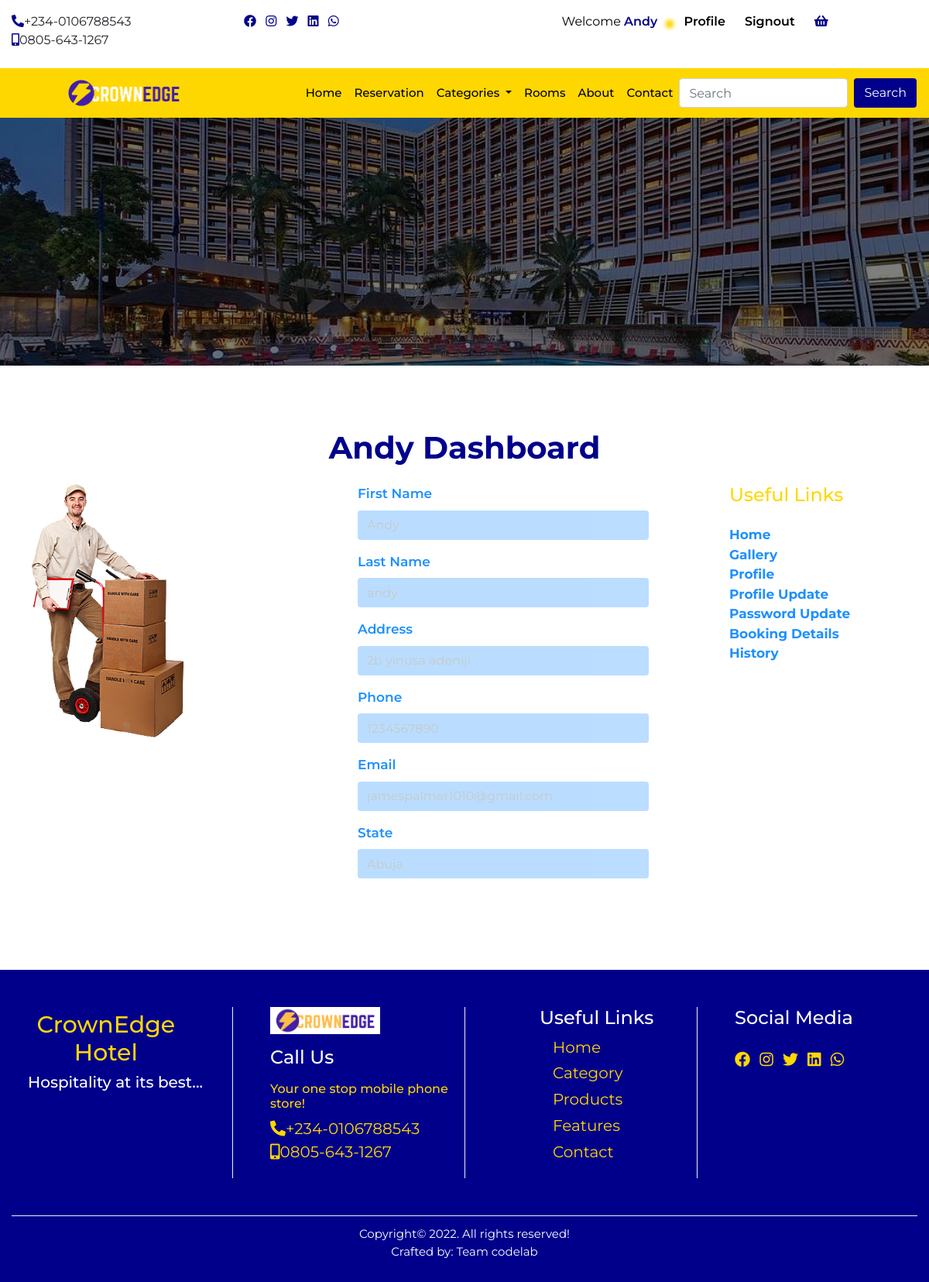
Screenshot of /profile/ (signed in) with the database file from the repository.
### home/models.py (models this page shows, shortened)
class CompanyProfile(models.Model):
    name = models.CharField(max_length=50)
    keyword = models.CharField(max_length=150)
    description = models.CharField(max_length=150)
    logo = models.ImageField(upload_to='logo', blank=True, null=True)
    favicon = models.ImageField(upload_to='logo', blank=True, null=True, default='/favicon-96x96.png')
    carousel = models.ImageField(upload_to='carousel', blank=True, null=True)
    carousel2 = models.ImageField(upload_to='carousel', blank=True, null=True)
    carousel3 = models.ImageField(upload_to='carousel', blank=True, null=True)
    carousel4 = models.ImageField(upload_to='carousel', blank=True, null=True)
    banner = models.ImageField(upload_to='banner', blank=True, null=True)
    mobile = models.CharField(max_length=20)
    mobile2 = models.CharField(max_length=20)
    address = models.CharField(max_length=100)
    email = models.EmailField()
    website = models.URLField()
    about = models.TextField()
    about2 = models.TextField()
    copyright_year = models.CharField(max_length=4)
    class Meta:
        db_table = 'companyprofile'
        managed = True
        verbose_name = 'CompanyProfile'
        verbose_name_plural = 'CompanyProfile'

### userprofile/models.py (models this page shows, shortened)
class Profile(models.Model):
    user = models.OneToOneField(User, on_delete= models.CASCADE)
    first_name = models.CharField(max_length=50)
    last_name = models.CharField(max_length=50)
    username = models.CharField(max_length=50)
    email = models.EmailField()
    phone = models.CharField(max_length=50)
    state = models.CharField(max_length=50)
    address = models.CharField(max_length=150)
    pix = models.ImageField(upload_to='profile', default='profile/avatar.png', blank=True, null=True)
    class Meta:
        db_table = 'profile'
        managed = True
        verbose_name = 'Profile'
        verbose_name_plural = 'Profile'

### home/views.py (the view)
# urls.py: path('profile/', views.profile, name='profile'),
@login_required(login_url='signin')
def profile(request):
    profile = Profile.objects.get(user__username=request.user.username)
    context = {
        'profile':profile
    }
    return render(request, 'profile.html', context)

### home/context_processor.py (called while the page is built)
def dropdown(request):
    categories = Category.objects.all()
    context = {
        'categories':categories
    }
    return context

def company(request):
    cprofile = CompanyProfile.objects.get(pk=1)
    context = {
        'cprofile':cprofile
    }
    return context

def cartcount(request):
    count =Booking.objects.filter(user__username = request.user.username, paid=False)
    itemcount = 0
    for item in count:
        itemcount += item.no_days
    context = {
        'itemcount':itemcount
    }
    return context

### home/templatetags/sample_tags.py (called while the page is built)
@register.simple_tag
def intralink(main, link):
    return reverse(main) + '#' + link

### home/templates/profile.html (shortened to what this page needs)
{% extends "base.html" %}
{% block header %} {% include 'header.html' %} {% endblock header %}
{% block banner %} {% include 'banner.html' %} {% endblock banner %}
{% block content %}
<section>
    <div class="container-fluid">
      <h1 class="title">{{profile.user.username}} dashboard</h1>
      <div class="row prof">
        <div class="col-12 col-sm-12 col-md-5 col-lg-4">
          <div class="img-pcard">
            <img src="{{profile.pix.url}}" alt="">
          </div>
        </div>
        <div class="col-12 col-sm-12 col-md-5 col-lg-5">
          <div class="pro-form mb-4">
            <form>
              <div class="form-group">
                <label class="labe" for="exampleInputText1">first name</label>
                <input type="text" value="{{profile.first_name}}" class="form-control" id="exampleInputText1" aria-describedby="textHelp">
              </div>
              <div class="form-group">
                <label class="labe" for="exampleInputText1">last name</label>
                <input type="text" value="{{profile.last_name}}" class="form-control" id="exampleInputText1" aria-describedby="textHelp">
              </div>
              <div class="form-group">
                <label class="labe" for="exampleInputText1">address</label>
                <input type="text" value="{{profile.address}}" class="form-control" id="exampleInputText1" aria-describedby="textHelp">
              </div>
              <div class="form-group">
                <label class="labe" for="exampleInputText1">phone</label>
                <input type="text" value="{{profile.phone}}" class="form-control" id="exampleInputText1" aria-describedby="textHelp">
              </div>
              <div class="form-group">
                <label class="labe" for="exampleInputEmail1">email</label>
                <input type="email" value="{{profile.user.email}}" class="form-control" id="exampleInputEmail1" aria-describedby="textHelp">
              </div>
              <div class="form-group">
                <label class="labe" for="exampleInputEmail1">state</label>
                <input type="text" value="{{profile.state}}" class="form-control" id="exampleInputText1" aria-describedby="textHelp">
              </div>
              </div>
          </div>
          <div class="col-12 col-sm-12 col-md-2 col-lg-3">
            <div class="pro-links">
              <h4 class="mb-4">Useful Links</h4>
              <ul class="list-unstyled">
                <li><a href="{% url 'home' %}">Home</a></li>
                <li><a href="{% url 'rooms' %}">gallery</a></li>
                <li><a href="{% url 'profile' %}">profile</a></li>
                <li><a href="{% url 'profile_update' %}">profile update</a></li>
                <li><a href="{% url 'password_update' %}">password update</a></li>
                <li><a href="">booking details</a></li>
                <li><a href="{% url 'del_history' %}">history</a></li>
              </ul>
            </div>
          </div>
        </div>
      </div>
  </section>
{% endblock content %}
{% block footer %} {% include 'footer.html' %} {% endblock footer %}

### home/templates/base.html (shortened to what this page needs)
<!doctype html>
{% load static %}
<html lang="en">
  <head>
    <link rel="stylesheet" href="https://use.fontawesome.com/releases/v5.15.4/css/all.css"/>
    <link rel="stylesheet" href="https://stackpath.bootstrapcdn.com/bootstrap/4.4.1/css/bootstrap.min.css">
    <link rel="stylesheet" href="{% static '' %}css/style.css">
  </head>
  <body>
    {% block header %}{% endblock header %}
    {% block banner %} {% endblock banner %}
    {% block content %}{% endblock content %}
    {% block footer %}{% endblock footer %}
  </body>
</html>

### home/templates/header.html (shortened to what this page needs)
{% load sample_tags %}
<div class="container-fluid">
    <div class="row">
      <div class="col-12 col-sm-6 col-md-2 col-lg-3 mt-3 mb-2 hide">
        <ul class="list-inline">
          <li class="list-inline-item"><a href=""><i class="fas fa-phone-alt"></i></a><span>+234-0106788543</span></li>
          <li class="list-inline-item"><a href=""><i class="fas fa-mobile-alt"></i></a><span>0805-643-1267</span></li>
        </ul>
      </div>
      <div class="col-12 col-sm-6 col-md-2 col-lg-3 mt-3 mb-2 hide">
        <ul class="list-inline">
          <li class="list-inline-item"><a href=""><i class="fab fa-facebook"></i></a></li>
          <li class="list-inline-item"><a href=""><i class="fab fa-instagram"></i></a></li>
          <li class="list-inline-item"><a href=""><i class="fab fa-twitter"></i></a></li>
          <li class="list-inline-item"><a href=""><i class="fab fa-linkedin"></i></a></li>
          <li class="list-inline-item"><a href=""><i class="fab fa-whatsapp"></i></a></li>
        </ul>
      </div>
      <div class="col-12 col-sm-12 col-md-8 col-lg-6 mt-3 mb-2 auth">
        <ul class="">
          {% if user.is_authenticated %}
            <li class=""><a href="{% url 'profile' %}" class="welcome">welcome <span>
              {% if user.first_name %}
                {{request.user.first_name}}
              {% else %}
                {{request.user.username}}
              {% endif %}
            </span></i></a></li>
            <li class=""><a href="{% url 'profile' %}" class="user-btn"><span>profile</span></a></li>
            <li class=""><a href="{% url 'signout' %}" class="user-btn"><span>signout</span></a></li>
            <li class="">
              <a href="{% url 'booked' %}" class="user-btn">
                {% if itemcount > 0 %}
                  <span class="badge badge-pill badge-warning">
                    <i class="fas fa-shopping-basket"></i>
                    <span class="badge badge-pill badge-info">{{itemcount}}</span>
                  </span>
                {% else %}
                  <i class="fas fa-shopping-basket"></i>
                {% endif %}
              </a>
            </li>
          {% else %}
            <li class=""><a href="{% url 'signin' %}" class="user-btn"><i class="fas fa-user"></i><span>signin</span></a></li>
            <li class=""><a href="{% url 'signup' %}" class="user-btn"><i class="fas fa-users"></i><span>signup</span></a></li>
          {% endif %}
        </ul>
      </div>
    </div>
  </div>
      <nav class="navbar navbar-expand-lg navbar-light sticky-top">
        <a class="navbar-brand" href="{% url 'home' %}"><img src="{{cprofile.logo.url}}" alt=""></a>
        <div class="collapse navbar-collapse" id="navbarSupportedContent">
          <ul class="navbar-nav ml-auto">
            <li class="nav-item active">
              <a class="nav-link" href="{% url 'home' %}">home <span class="sr-only">(current)</span></a>
            </li>
            <li class="nav-item">
              <a class="nav-link" href="">reservation</a>
            </li>
            <li class="nav-item dropdown">
              <a class="nav-link dropdown-toggle" href="/index2.html" id="navbarDropdown" role="button" data-toggle="dropdown" aria-haspopup="true" aria-expanded="false">
                categories
              </a>
            </li>
            <li class="nav-item">
              <a class="nav-link" href="{% url 'rooms' %}">rooms</a>
            </li>
            <li class="nav-item">
              <a class="nav-link" href="#aboutus">about</a>
            </li>
            <li class="nav-item">
              <a class="nav-link" href="{% intralink 'home' 'contact' %}">contact</a>
            </li>
          </ul>
          <form class="form-inline my-2 my-lg-0" action="{% url 'search' %}" method="POST">
            <input class="form-control mr-sm-2" name="search" type="search" placeholder="Search" aria-label="Search">
            <button class="btn form-btn" type="submit">Search</button>
          </form>
        </div>
      </nav>

### home/templates/banner.html
<div class="banner">
</div>

### home/templates/footer.html
<div class="footer">
    <div class="container-fluid footer2">
      <div class="row">
        <div class="col-12 col-sm-6 col-md-4 col-lg-3 foota-box">
          <h1>CrownEdge <span>Hotel</span></h1>
          <h4>Hospitality at its best...</h4>
        </div>
        <div class="col-12 col-sm-6 col-md-4 col-lg-3 foota-box2">
          <img src="/img/Crownedge.png" alt="">
          <h4 class="mt-3 mb-3">Call Us</h4>
          <h6>Your one stop mobile phone store!</h6>
          <ul class="list-unstyled">
            <li><a href=""><i class="fas fa-phone-alt"></i></a><span>+234-0106788543</span></li>
            <li><a href=""><i class="fas fa-mobile-alt"></i></a><span>0805-643-1267</span></li>
          </ul>
        </div>
        <div class="col-12 col-sm-6 col-md-4 col-lg-3 foota-box3">
          <h4>Useful Links</h4>
          <ul class="list-unstyled">
            <li><a href="">Home</a></li>
            <li><a href="">Category</a></li>
            <li><a href="">Products</a></li>
            <li><a href="">Features</a></li>
            <li><a href="">Contact</a></li>
          </ul>
        </div>
        <div class="col-12 col-sm-6 col-md-12 col-lg-3 foota-box4">
          <h4 class="mb-4">Social Media</h4>
          <ul class="list-inline">
            <li class="list-inline-item"><a href=""><i class="fab fa-facebook"></i></a></li>
            <li class="list-inline-item"><a href=""><i class="fab fa-instagram"></i></a></li>
            <li class="list-inline-item"><a href=""><i class="fab fa-twitter"></i></a></li>
            <li class="list-inline-item"><a href=""><i class="fab fa-linkedin"></i></a></li>
            <li class="list-inline-item"><a href=""><i class="fab fa-whatsapp"></i></a></li>
          </ul>
        </div>
      </div>
      <div class="footer3">
        <p> Copyright&copy; 2022. All rights reserved! <br> Crafted by: Team codelab</p>
      </div>
    </div>
  </div>

### home/static/css/style.css (style rules this page uses)
* { margin: 0px; padding: 0px; box-sizing: border-box; }
body { font-family: 'Montserrat', sans-serif; }
html { scroll-behavior: smooth; }
.hide a { color: darkblue; }
.welcome { color: black; font-weight: 400; text-transform: capitalize; padding-right: .6rem; }
.welcome span { color: darkblue; font-weight: 600; text-decoration: none; }
.user-btn { color: darkblue; font-weight: 400; padding-left: 1rem; padding-right: .3rem; }
.user-btn span { color: black; font-weight: 600; text-transform: capitalize; }
.auth { display: flex; justify-content: space-around; }
.auth li { display: inline; }
h1 { color: gold; }
.navbar { background: gold; }
#navbarSupportedContent a { color: black; text-transform: capitalize; font-size: 15px; font-weight: 500; }
.navbar img { width: 50%; margin-left: 20%; }
.navbar-nav { margin-left: 50%; }
.form-btn { color:white; background: darkblue; }
.banner { height: 40vh; background-image: linear-gradient(rgba(0,0,0,0.5),rgba(0,0,0,0.5)),url(../img/pool.jpg); background-repeat: no-repeat; background-size: cover; background-position: center; }
.container-fluid h1 { text-align: center; margin-top: 2%; }
.footer { background: darkblue; }
.footer h1 { color: gold; margin-right: 19%; }
.footer h4 { color: white; }
.footer h6 { color: gold; }
.foota-box { padding-left: 3%; }
.foota-box h1 { font-size: 30px; }
.foota-box h4 { font-size: 20px; }
.foota-box2 img { width: 60%; }
.foota-box2 .list-unstyled li a { color: gold; font-size: 20px; }
.foota-box2 .list-unstyled li span { color: gold; font-size: 20px; }
.foota-box3 li { padding-bottom: 2%; margin-left: 9%; }
.foota-box3 a { color: gold; font-size: 20px; }
.foota-box4 a { color: gold; font-size: 20px; }
.foota-box4 li { transition: transform .5sec; }
.foota-box, .foota-box2, .foota-box3, .foota-box4 { margin: 4% 0; }
.foota-box2, .foota-box3, .foota-box4 { border-left: 1px solid #f0f0f0; padding-left: 4%; }
.foota-box3 { padding-left: 8%; }
.footer3 { text-align: center; color: white; font-size: 15px; padding: 1% 0; border-top: .5px solid #f0f0f0; }
.title { text-transform: capitalize; padding-top: 5%; margin-bottom: 2%; color: darkblue; font-weight: bold; }
.prof { margin-bottom: 8%; }
.img-pcard { width: 60%; height: 60vh; padding-left: 7%; }
.img-pcard img { width: 100%; }
.pro-form { width: 90%; padding-left: 10%; }
.pro-form .labe { color: dodgerblue; text-transform: capitalize; font-size: 17px; font-weight: 600; }
.pro-form input { border: none !important; background: dodgerblue; opacity: 0.3; }
.pro-links { margin-left: 10%; }
.pro-links h4 { color: gold; }
.pro-links a { color: dodgerblue; font-size: 17px; font-weight: 700; text-transform: capitalize; }

### rows the page displays
CompanyProfile: logo (picture)
Profile: user.username "Andy", pix (picture), first_name "Andy", last_name "andy", address "2b yinusa adeniji", phone "1234567890", user.email "jamespalmer1010@gmail.com", state "Abuja"

### other values shown
{{ request.user.first_name }} "Andy"
